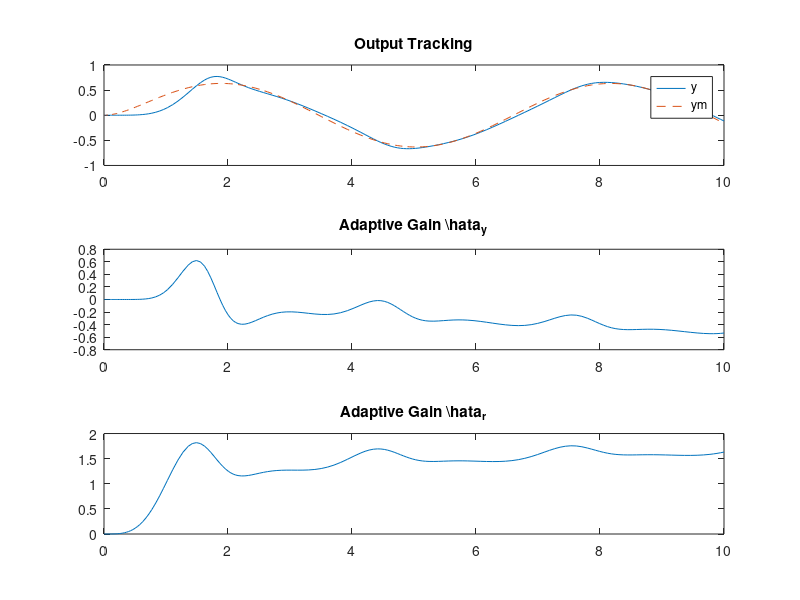

Recreate this plot in MATLAB.
% Parameters
a_p = 2;          % Plant parameter
a_m = 3; b_m = 2; % Reference model parameters
delta_y = 22;      % Adaptation gain for ay
delta_r = 11;      % Adaptation gain for ar
r = @(t) sin(t);  % Reference input

% Time span
tspan = [0, 10];

% Initial conditions [y, ym, ay_hat, ar_hat]
y0 = [0; 0; 0; 0];

% Differential equations
odefun = @(t, y) [
    -a_p*y(1) + y(3)*y(1) + y(4)*r(t);                  % Plant output y
    -a_m*y(2) + b_m*r(t);                              % Reference model ym
    -delta_y*y(1)*(y(1) - y(2));                       % Adaptive law for ay
    -delta_r*r(t)*(y(1) - y(2))                        % Adaptive law for ar
];

% Solve the ODE
[t, sol] = ode45(odefun, tspan, y0);

% Extract solutions
y = sol(:, 1);    % Plant output
ym = sol(:, 2);   % Reference model output
ay_hat = sol(:, 3); % Adaptive gain ay
ar_hat = sol(:, 4); % Adaptive gain ar

% Plot results
figure;
subplot(3, 1, 1); plot(t, y, t, ym, '--'); legend('y', 'ym'); title('Output Tracking');
subplot(3, 1, 2); plot(t, ay_hat); title('Adaptive Gain \hat{a}_y');
subplot(3, 1, 3); plot(t, ar_hat); title('Adaptive Gain \hat{a}_r');
